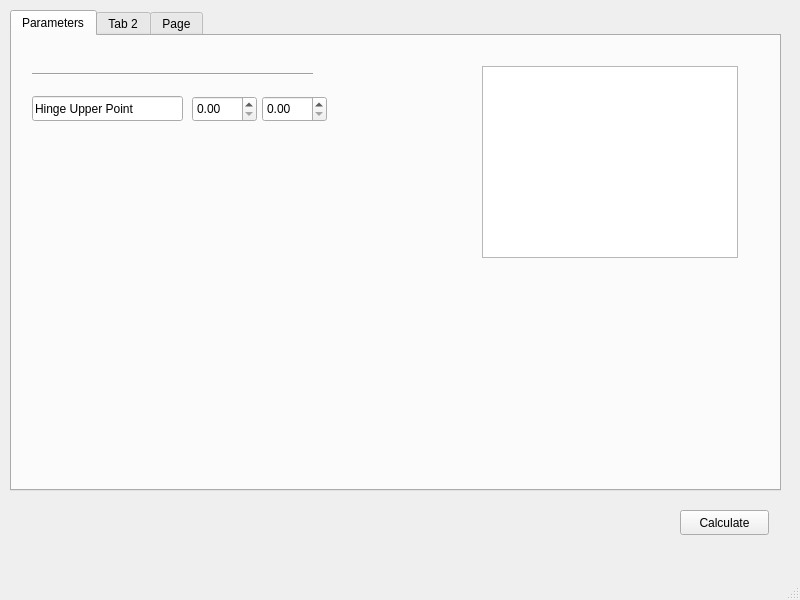
<?xml version="1.0" encoding="UTF-8"?>
<ui version="4.0">
 <class>MainWindow</class>
 <widget class="QMainWindow" name="MainWindow">
  <property name="geometry">
   <rect>
    <x>0</x>
    <y>0</y>
    <width>800</width>
    <height>600</height>
   </rect>
  </property>
  <property name="windowTitle">
   <string>MainWindow</string>
  </property>
  <widget class="QWidget" name="centralwidget">
   <widget class="QPushButton" name="pushButton">
    <property name="geometry">
     <rect>
      <x>680</x>
      <y>510</y>
      <width>89</width>
      <height>25</height>
     </rect>
    </property>
    <property name="text">
     <string>Calculate</string>
    </property>
   </widget>
   <widget class="QTabWidget" name="tabWidget">
    <property name="geometry">
     <rect>
      <x>10</x>
      <y>10</y>
      <width>771</width>
      <height>481</height>
     </rect>
    </property>
    <property name="currentIndex">
     <number>0</number>
    </property>
    <widget class="QWidget" name="parameters">
     <attribute name="title">
      <string>Parameters</string>
     </attribute>
     <widget class="Line" name="line">
      <property name="geometry">
       <rect>
        <x>20</x>
        <y>30</y>
        <width>281</width>
        <height>16</height>
       </rect>
      </property>
      <property name="orientation">
       <enum>Qt::Horizontal</enum>
      </property>
     </widget>
     <widget class="QLineEdit" name="lineEdit">
      <property name="geometry">
       <rect>
        <x>20</x>
        <y>60</y>
        <width>151</width>
        <height>25</height>
       </rect>
      </property>
      <property name="text">
       <string>Hinge Upper Point</string>
      </property>
     </widget>
     <widget class="QDoubleSpinBox" name="doubleSpinBox">
      <property name="geometry">
       <rect>
        <x>180</x>
        <y>60</y>
        <width>65</width>
        <height>26</height>
       </rect>
      </property>
     </widget>
     <widget class="QDoubleSpinBox" name="doubleSpinBox_2">
      <property name="geometry">
       <rect>
        <x>250</x>
        <y>60</y>
        <width>65</width>
        <height>26</height>
       </rect>
      </property>
     </widget>
     <widget class="QTableView" name="tableView">
      <property name="geometry">
       <rect>
        <x>470</x>
        <y>30</y>
        <width>256</width>
        <height>192</height>
       </rect>
      </property>
     </widget>
    </widget>
    <widget class="QWidget" name="tab_2">
     <attribute name="title">
      <string>Tab 2</string>
     </attribute>
    </widget>
    <widget class="QWidget" name="tab_3">
     <attribute name="title">
      <string>Page</string>
     </attribute>
    </widget>
   </widget>
  </widget>
  <widget class="QMenuBar" name="menubar">
   <property name="geometry">
    <rect>
     <x>0</x>
     <y>0</y>
     <width>800</width>
     <height>22</height>
    </rect>
   </property>
  </widget>
  <widget class="QStatusBar" name="statusbar"/>
 </widget>
 <resources/>
 <connections/>
</ui>
